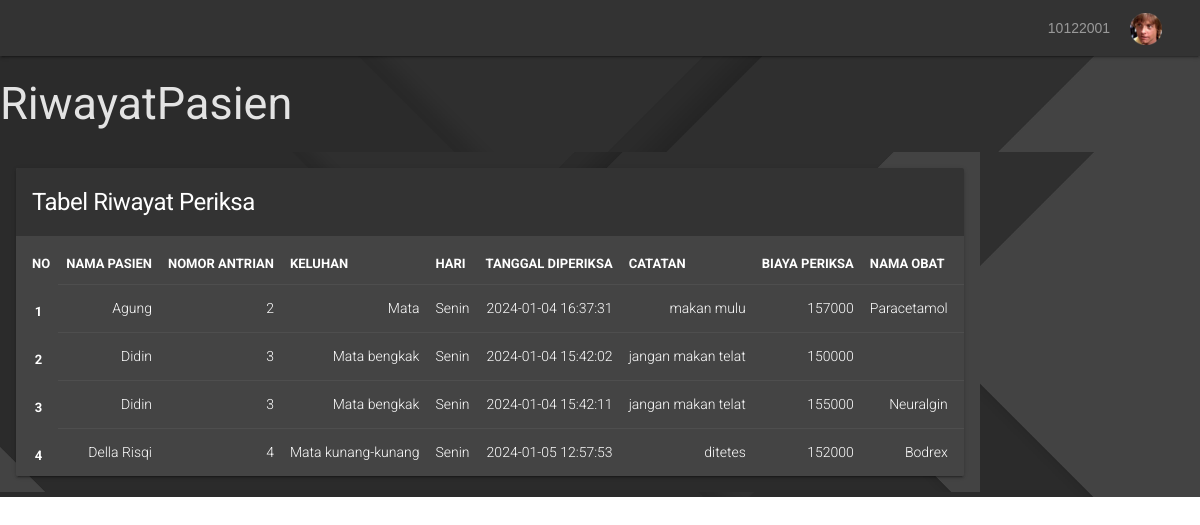
The page /dokterdashboard.php?page=riwayatPasien (signed in) on the database its author committed.
### tables this page shows
CREATE TABLE `daftar_poli` (
  `id` int(11) UNSIGNED NOT NULL,
  `id_pasien` int(11) UNSIGNED NOT NULL,
  `id_jadwal` int(11) UNSIGNED NOT NULL,
  `keluhan` text NOT NULL,
  `no_antrian` int(11) UNSIGNED NOT NULL,
  `tanggal` timestamp NOT NULL DEFAULT current_timestamp() ON UPDATE current_timestamp()
);

CREATE TABLE `pasien` (
  `id` int(11) UNSIGNED NOT NULL,
  `nama` varchar(255) NOT NULL,
  `alamat` varchar(255) NOT NULL,
  `no_ktp` varchar(255) NOT NULL,
  `no_hp` varchar(255) NOT NULL,
  `no_rm` varchar(255) NOT NULL
);

CREATE TABLE `jadwal_periksa` (
  `id` int(11) UNSIGNED NOT NULL,
  `id_dokter` int(11) UNSIGNED NOT NULL,
  `hari` enum('Senin','Selasa','Rabu','Kamis','Jumat','Sabtu') NOT NULL,
  `jam_mulai` time NOT NULL,
  `jam_selesai` time NOT NULL
);

CREATE TABLE `periksa` (
  `id` int(11) UNSIGNED NOT NULL,
  `id_daftar_poli` int(11) UNSIGNED NOT NULL,
  `tgl_periksa` datetime NOT NULL,
  `catatan` text NOT NULL,
  `biaya_periksa` int(11) NOT NULL
);

CREATE TABLE `obat` (
  `id` int(11) UNSIGNED NOT NULL,
  `nama_obat` varchar(50) NOT NULL,
  `kemasan` varchar(35) NOT NULL,
  `harga` int(11) NOT NULL
);

### riwayatPasien.php (the view, shortened to what this page needs)
<main class="mdl-layout__content ">
<div class="mdl-grid ui-tables">
    <div class="mdl-cell mdl-cell--12-col-desktop mdl-cell--12-col-tablet mdl-cell--4-col-phone">
        <div class="mdl-card mdl-shadow--2dp">
            <div class="mdl-card__title">
                <h1 class="mdl-card__title-text">Tabel Riwayat Periksa</h1>
            </div>
            <div class="mdl-card__supporting-text no-padding">
                <table class="mdl-data-table mdl-js-data-table">
                    <thead>
                        <tr>
                            <th class="mdl-data-table__cell--non-numeric">NO</th>
                            <th class="mdl-data-table__cell--non-numeric">NAMA PASIEN</th>
                            <th class="mdl-data-table__cell--non-numeric">NOMOR ANTRIAN</th>
                            <th class="mdl-data-table__cell--non-numeric">KELUHAN</th>
                            <th class="mdl-data-table__cell--non-numeric">HARI</th>
                            <th class="mdl-data-table__cell--non-numeric">TANGGAL DIPERIKSA</th>
                            <th class="mdl-data-table__cell--non-numeric">CATATAN</th>
                            <th class="mdl-data-table__cell--non-numeric">BIAYA PERIKSA</th>
                            <th class="mdl-data-table__cell--non-numeric">NAMA OBAT</th>
                    </thead>
                    <tbody>
                        <?php
                        $id_dokter = $_SESSION['id'];
                        $result = mysqli_query($mysqli, "
                        SELECT daftar_poli.*, pasien.nama AS nama, jadwal_periksa.hari, periksa.tgl_periksa, periksa.catatan, periksa.biaya_periksa, obat.nama_obat AS nama_obat
                        FROM daftar_poli
                        JOIN jadwal_periksa ON daftar_poli.id_jadwal = jadwal_periksa.id
                        JOIN pasien ON daftar_poli.id_pasien = pasien.id
                        LEFT JOIN periksa ON daftar_poli.id = periksa.id_daftar_poli
                        LEFT JOIN detail_periksa ON periksa.id = detail_periksa.id_periksa
                        LEFT JOIN obat ON detail_periksa.id_obat = obat.id
                        WHERE jadwal_periksa.id_dokter = '$id_dokter' AND periksa.id_daftar_poli IS NOT NULL
                        ");
                        $no = 1;
                        while ($data = mysqli_fetch_array($result)) :
                    ?>
                        <tr>
                            <th scope="row"><?php echo $no++ ?></th>
                            <td><?php echo $data['nama'] ?></td>
                            <td><?php echo $data['no_antrian'] ?></td>
                            <td><?php echo $data['keluhan'] ?></td>
                            <td><?php echo $data['hari'] ?></td>
                            <td><?php echo $data['tgl_periksa'] ?></td>
                            <td><?php echo $data['catatan'] ?></td>
                            <td><?php echo $data['biaya_periksa'] ?></td>
                            <td><?php echo $data['nama_obat'] ?></td>
                        </tr>
                        <?php endwhile; ?>
                    </tbody>
                </table>
            </div>
        </div>
    </div>
</div>
</main>

### rows shown on the page
daftar_poli: id_pasien.nama "Agung", no_antrian "2", keluhan "Mata", id_jadwal.hari "Senin", periksa.tgl_periksa "2024-01-04 16:37:31", periksa.catatan "makan mulu", periksa.biaya_periksa "157000", obat.nama_obat "Paracetamol"
daftar_poli: id_pasien.nama "Didin", no_antrian "3", keluhan "Mata bengkak", id_jadwal.hari "Senin", periksa.tgl_periksa "2024-01-04 15:42:02", periksa.catatan "jangan makan telat", periksa.biaya_periksa "150000", periksa.tgl_periksa "2024-01-04 15:42:11", periksa.biaya_periksa "155000", obat.nama_obat "Neuralgin"
daftar_poli: id_pasien.nama "Della Risqi", no_antrian "4", keluhan "Mata kunang-kunang", id_jadwal.hari "Senin", periksa.tgl_periksa "2024-01-05 12:57:53", periksa.catatan "ditetes", periksa.biaya_periksa "152000", obat.nama_obat "Bodrex"

### other values the page prints
$_SESSION['nip'] "10122001"
$_GET['page'] "RiwayatPasien"
